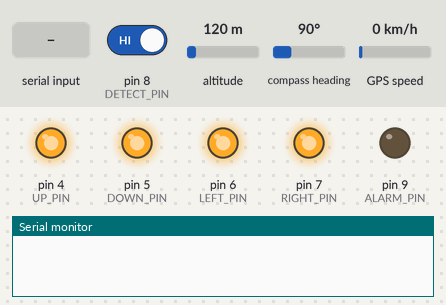
Simulated run of this sketch. Board: Arduino Uno, built with avr-gcc and run on an emulated ATmega328P. Parts: output pins drawn as LEDs (lit = HIGH), the last lines printed to the serial monitor. Inputs (shaded band) come from the test bench; at power-on: pin 8 (DETECT_PIN) HIGH, altitude 120 m, compass heading 90°, GPS speed 0 km/h. The GPS gets a fix after 3 s at 37.7749, -122.4194 with 8 satellites.

Above: at 1.2 s.
1.3 s: pin 8 (DETECT_PIN) driven LOW
At 4.2 s:
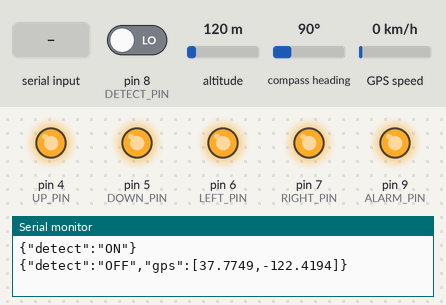
4.5 s: "1\n" received over the second serial link
At 5.4 s:
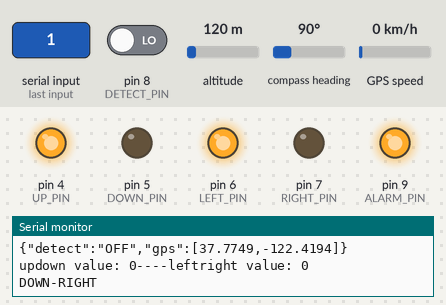
6.0 s: pin 8 (DETECT_PIN) driven HIGH
At 6.4 s:
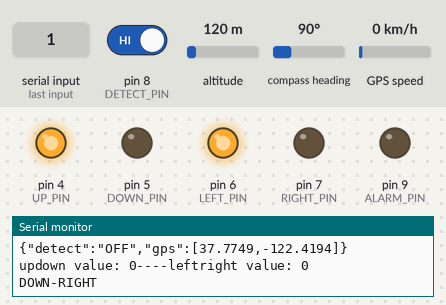
Timing chart, 0 to 9.0 s (numbered marks = the images above; inputs shaded):
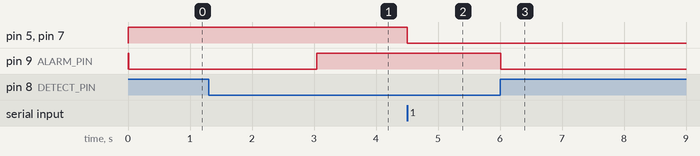

The sketch:

detector_mega2560.ino
```cpp
#define ARDUINOJSON_USE_DOUBLE 1
#include <String.h>
#include <ArduinoJson.h>
#include <SoftwareSerial.h>
#include <SerialCommand.h>  // Thêm vào sketch thư viện Serial Command
#include <TinyGPS.h>
#include <math.h>

#define UP_PIN 4        // D1
#define DOWN_PIN 5      // D2
#define LEFT_PIN 6      // D5
#define RIGHT_PIN 7     // D6
#define DETECT_PIN 8    // D7
#define ALARM_PIN 9     // SD3


int state = LOW;   // state mức cao: chưa phát hiện
int previousState = HIGH;

/* variables */
unsigned long rxPulse = 10; //xung (ms) nhận các pin ngõ vào
unsigned long currentMillis = 0;
unsigned long sendMillis = 2 * 100;   // thời gian (ms) mỗi lần gửi dữ liệu

const byte RX = 50;          // Chân 3 được dùng làm chân RX
const byte TX = 51;          // Chân 2 được dùng làm chân TX

const byte gpsRX = 11;
const byte gpsTX = 12;

TinyGPS gps;
SoftwareSerial ss(gpsRX, gpsTX);

SoftwareSerial mySerial = SoftwareSerial(RX, TX);

SerialCommand sCmd(mySerial); // Khai báo biến sử dụng thư viện Serial Command

// int red = 4, blue = 5; // led đỏ đối vô digital 4, led xanh đối vô digital 5

static void smartdelay(unsigned long ms);
static void print_float(float val, float invalid, int len, int prec);
static void print_int(unsigned long val, unsigned long invalid, int len);
static void print_date(TinyGPS &gps);
static void print_str(const char *str, int len);

void setup() {

    pinMode(UP_PIN, OUTPUT);
    pinMode(DOWN_PIN, OUTPUT);
    pinMode(RIGHT_PIN, OUTPUT);
    pinMode(LEFT_PIN, OUTPUT);
    pinMode(DETECT_PIN, INPUT);
    pinMode(ALARM_PIN, OUTPUT);

    digitalWrite(UP_PIN, HIGH);
    digitalWrite(DOWN_PIN, HIGH);
    digitalWrite(LEFT_PIN, HIGH);
    digitalWrite(RIGHT_PIN, HIGH);
    digitalWrite(ALARM_PIN, HIGH);

    // Khởi tạo Serial ở baudrate 57600 để debug ở serial monitor
    Serial.begin(115200);
    // Khởi tạo Serial ở baudrate 57600 cho cổng Serial thứ hai, dùng cho việc kết nối với ESP8266
    mySerial.begin(9600);

    ss.begin(9600);

    // Một số hàm trong thư viện Serial Command
    // sCmd.addCommand(esp_arduino, rxResponseEsp);  //Khi có lệnh thì thực hiện hàm "rxResponseEsp"
    sCmd.addDefaultHandler(defaultCommand);

}

void loop() {
    sCmd.readSerial();

    state = pinIsPressed(); // pin đã được nhấn

    // PIN_DETECT -> HIGH
    if (state == B11) {
        digitalWrite(ALARM_PIN, LOW);     // Bật đèn cảnh báo
        previousState = state;

        delay(2000);


        if ((unsigned long)(millis() - currentMillis) > sendMillis) // send data in "sendMillis"
        {
            StaticJsonBuffer<200> jsonBuffer;
            JsonObject& root = jsonBuffer.createObject();
            root["detect"] = "ON";

            bool newData = false;
            float flat, flon;
            unsigned long age, date, time, chars = 0;

            for (unsigned long start = millis(); millis() - start < 1000;)
            {
              while (ss.available())
              {
                char c = ss.read();
                // Serial.write(c); // uncomment this line if you want to see the GPS data flowing
                if (gps.encode(c)) // Did a new valid sentence come in?
                  newData = true;
              }
            }
            if (newData) {
              gps.f_get_position(&flat, &flon, &age);
              Serial.print(flat, 6);
              Serial.print(flon, 6);
              Serial.println();
              if (flat != TinyGPS::GPS_INVALID_F_ANGLE && flon != TinyGPS::GPS_INVALID_F_ANGLE) {
                JsonArray& gps = root.createNestedArray("gps");
//                float latitude = truncate(flat, 6);
//                float longitude = truncate(flon, 6);
                gps.add(flat);
                gps.add(flon);

              }
            }
            smartdelay(0);

            // Print to software serial (esp wifi)
            mySerial.print('arduino');
            mySerial.print('\r');
            root.printTo(mySerial);
            mySerial.print('\r');

            root.printTo(Serial);   // in ra trên cổng Serial
            Serial.println();

            currentMillis = millis();
        }
    }
    // PIN_DETECT -> LOW
    else if (state == B00) {
        if (state != previousState) {
            digitalWrite(ALARM_PIN, HIGH);    // Tắt đèn cảnh báo
            previousState = state;

            StaticJsonBuffer<200> jsonBuffer;
            JsonObject& root = jsonBuffer.createObject();
            root["detect"] = "OFF";

            bool newData = false;
            float flat, flon;
            unsigned long age, date, time, chars = 0;

            for (unsigned long start = millis(); millis() - start < 1000;)
            {
              while (ss.available())
              {
                char c = ss.read();
                // Serial.write(c); // uncomment this line if you want to see the GPS data flowing
                if (gps.encode(c)) // Did a new valid sentence come in?
                  newData = true;
              }
            }
            if (newData) {
                gps.f_get_position(&flat, &flon, &age);
//                Serial.print(flat, 6);
//                Serial.print(flon, 6);
//                Serial.println();
                if (flat != TinyGPS::GPS_INVALID_F_ANGLE && flon != TinyGPS::GPS_INVALID_F_ANGLE)
                {
                    JsonArray &gps = root.createNestedArray("gps");
//                    float latitude = truncate(flat, 6);
//                    float longitude = truncate(flon, 6);
                    gps.add(flat);
                    gps.add(flon);
                }
            }
            smartdelay(0);

            // Print to software serial (esp wifi)
            mySerial.print('arduino');
            mySerial.print('\r');
            root.printTo(mySerial);
            mySerial.print('\r');

            root.printTo(Serial); // Print to computer's serial
            Serial.println();
        }
    }
}


void rxCommand(String command) {
    char *json = sCmd.next();

    Serial.println(json);

}
void defaultCommand(String command) {
    char *json = sCmd.next();

    Serial.println(json);

    StaticJsonBuffer<200> jsonBuffer;
    JsonObject& root = jsonBuffer.parseObject(json);

    unsigned int updownValue = root["updown"];
    unsigned int leftrightValue = root["leftright"];
    Serial.print("updown value: ");
    Serial.print(updownValue);
    Serial.print("----leftright value: ");
    Serial.println(leftrightValue);

    if (updownValue < 1000) {
        // set "down"
        digitalWrite(UP_PIN, HIGH);
        digitalWrite(DOWN_PIN, LOW);  //--> low
        Serial.print("DOWN");
    } else if (updownValue > 1000 && updownValue < 3000) {
        // set "đứng yên"
        digitalWrite(UP_PIN, HIGH);
        digitalWrite(DOWN_PIN, HIGH);
    } else if (updownValue > 3000) {
        // set "up"
        digitalWrite(UP_PIN, LOW);    //--> low
        digitalWrite(DOWN_PIN, HIGH);
        Serial.print("UP");
    }

    if (leftrightValue < 1000) {
        // set "RIGHT"
        digitalWrite(LEFT_PIN, HIGH);
        digitalWrite(RIGHT_PIN, LOW); //--> low
        Serial.println("-RIGHT");
    } else if (leftrightValue > 1000 && leftrightValue < 3000) {
        // set "đứng yên"
        digitalWrite(LEFT_PIN, HIGH);
        digitalWrite(RIGHT_PIN, HIGH);
        Serial.println("-");
    } else if (leftrightValue > 3000) {
        // set "LEFT"
        digitalWrite(LEFT_PIN, LOW);  //--> low
        digitalWrite(RIGHT_PIN, HIGH);
        Serial.println("-LEFT");
    }

}

int pinIsPressed()
{
    unsigned long current = millis();
    int result = 0;
    int readPin = digitalRead(DETECT_PIN);

    while (1)
    {
        if (digitalRead(DETECT_PIN) != readPin)
        { //Nhận fake state của pin
            return result = (readPin << 1) | (~readPin & 0x1);
        }
        else if ((unsigned long)(millis() - current) >= rxPulse)
        { //Nhận state của pin trong rxPulse (ms)
            return result = (readPin << 1) | readPin;
        }
    }
}

static void smartdelay(unsigned long ms)
{
    unsigned long start = millis();
    do
    {
        while (ss.available())
            gps.encode(ss.read());
    } while (millis() - start < ms);
}

static void print_float(float val, float invalid, int len, int prec)
{
    if (val == invalid)
    {
        while (len-- > 1)
            Serial.print('*');
        Serial.print(' ');
    }
    else
    {
        Serial.print(val, prec);
        int vi = abs((int)val);
        int flen = prec + (val < 0.0 ? 2 : 1); // . and -
        flen += vi >= 1000 ? 4 : vi >= 100 ? 3 : vi >= 10 ? 2 : 1;
        for (int i = flen; i < len; ++i)
            Serial.print(' ');
    }
    smartdelay(0);
}

static void print_int(unsigned long val, unsigned long invalid, int len)
{
    char sz[32];
    if (val == invalid)
        strcpy(sz, "*******");
    else
        sprintf(sz, "%ld", val);
    sz[len] = 0;
    for (int i = strlen(sz); i < len; ++i)
        sz[i] = ' ';
    if (len > 0)
        sz[len - 1] = ' ';
    Serial.print(sz);
    smartdelay(0);
}

static void print_date(TinyGPS &gps)
{
    int year;
    byte month, day, hour, minute, second, hundredths;
    unsigned long age;
    gps.crack_datetime(&year, &month, &day, &hour, &minute, &second, &hundredths, &age);
    if (age == TinyGPS::GPS_INVALID_AGE)
        Serial.print("********** ******** ");
    else
    {
        char sz[32];
        sprintf(sz, "%02d/%02d/%02d %02d:%02d:%02d ",
                month, day, year, hour, minute, second);
        Serial.print(sz);
    }
    print_int(age, TinyGPS::GPS_INVALID_AGE, 5);
    smartdelay(0);
}

static void print_str(const char *str, int len)
{
    int slen = strlen(str);
    for (int i = 0; i < len; ++i)
        Serial.print(i < slen ? str[i] : ' ');
    smartdelay(0);
}

void getGps()
{
    float flat, flon;
    unsigned long age, date, time, chars = 0;
    unsigned short sentences = 0, failed = 0;
    static const double LONDON_LAT = 51.508131, LONDON_LON = -0.128002;

    smartdelay(1000);

    //  print_int(gps.satellites(), TinyGPS::GPS_INVALID_SATELLITES, 5);
    //  print_int(gps.hdop(), TinyGPS::GPS_INVALID_HDOP, 5);
    gps.f_get_position(&flat, &flon, &age);


    // print_float(flat, TinyGPS::GPS_INVALID_F_ANGLE, 10, 6);
    // print_float(flon, TinyGPS::GPS_INVALID_F_ANGLE, 11, 6);
    //  print_int(age, TinyGPS::GPS_INVALID_AGE, 5);
    //  print_date(gps);
    //  print_float(gps.f_altitude(), TinyGPS::GPS_INVALID_F_ALTITUDE, 7, 2);
    //  print_float(gps.f_course(), TinyGPS::GPS_INVALID_F_ANGLE, 7, 2);
    //  print_float(gps.f_speed_kmph(), TinyGPS::GPS_INVALID_F_SPEED, 6, 2);
    //  print_str(gps.f_course() == TinyGPS::GPS_INVALID_F_ANGLE ? "*** " : TinyGPS::cardinal(gps.f_course()), 6);
    //  print_int(flat == TinyGPS::GPS_INVALID_F_ANGLE ? 0xFFFFFFFF : (unsigned long)TinyGPS::distance_between(flat, flon, LONDON_LAT, LONDON_LON) / 1000, 0xFFFFFFFF, 9);
    //  print_float(flat == TinyGPS::GPS_INVALID_F_ANGLE ? TinyGPS::GPS_INVALID_F_ANGLE : TinyGPS::course_to(flat, flon, LONDON_LAT, LONDON_LON), TinyGPS::GPS_INVALID_F_ANGLE, 7, 2);
    //  print_str(flat == TinyGPS::GPS_INVALID_F_ANGLE ? "*** " : TinyGPS::cardinal(TinyGPS::course_to(flat, flon, LONDON_LAT, LONDON_LON)), 6);

    gps.stats(&chars, &sentences, &failed);
    //  print_int(chars, 0xFFFFFFFF, 6);
    //  print_int(sentences, 0xFFFFFFFF, 10);
    //  print_int(failed, 0xFFFFFFFF, 9);
    Serial.println();
}

float truncate(float number, int precision)
{
    float prec = pow(10, precision);
    long integerPart = (int)number;
    float fractionalPart = number - integerPart;
    fractionalPart *= prec;
//    Serial.println(fractionalPart);
    long fractPart = (long)fractionalPart;
//    Serial.println(fractPart);
    fractionalPart = (float)(integerPart) + (float)(fractPart) / prec;
//    Serial.println(fractionalPart);
    return fractionalPart;
}
```

Measured:
- after the input at 1.3 s, pin 9 (ALARM_PIN): LOW → HIGH after 1.7 s
- after the input at 4.5 s, pin 5 (DOWN_PIN), pin 7 (RIGHT_PIN): HIGH → LOW at once
- after the input at 6.0 s, pin 9 (ALARM_PIN): HIGH → LOW at once
